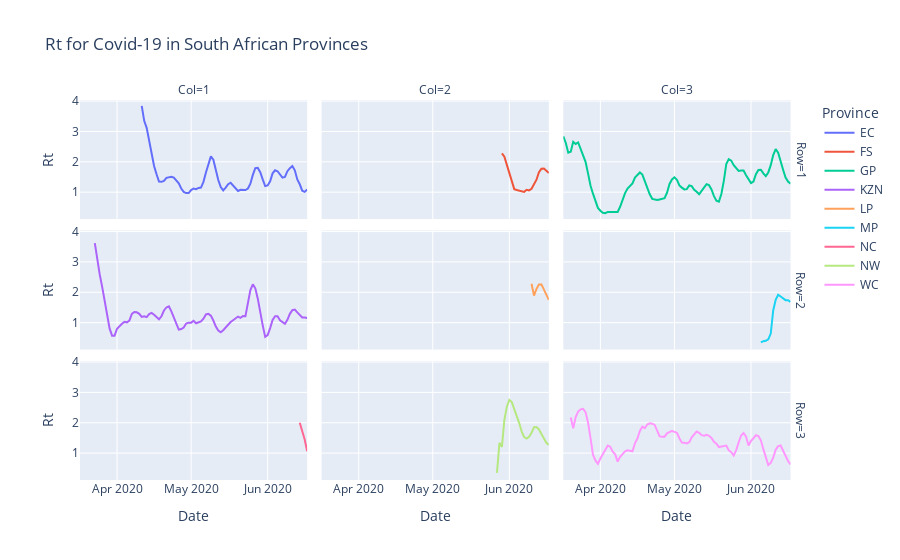

The notebook cell saved with this chart:
### Code cell
fig4 = px.line(states_grid, x='Date', y='Rt', color='Province', facet_row='Row', facet_col='Col',
             title='Rt for Covid-19 in South African Provinces')
fig4.update_traces(hovertemplate=None)
fig4.update_layout(hovermode="x")
fig4.show()
